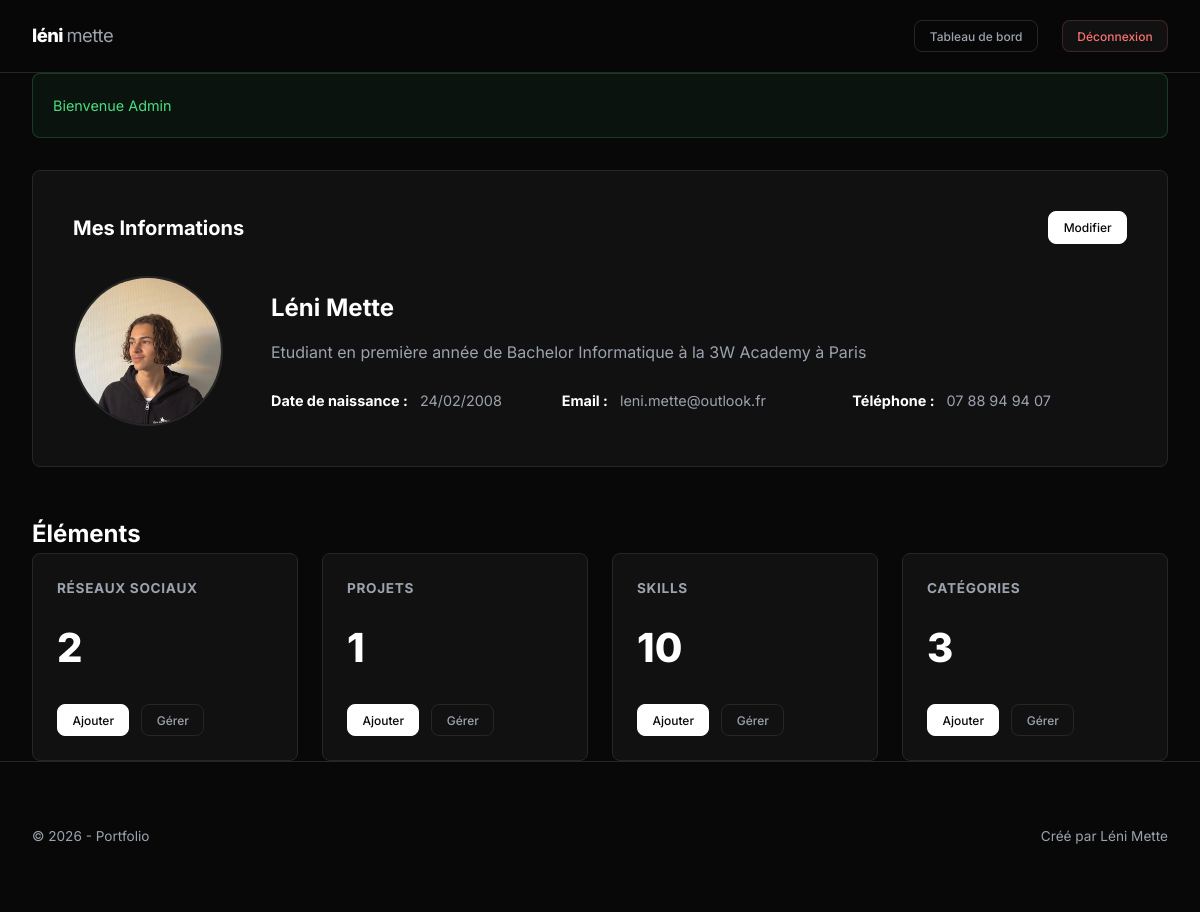
Page /index.php?action=admin-dashboard (signed in) on the committed database.
### tables this page shows
CREATE TABLE `profile` (
  `id` int(11) NOT NULL,
  `name` varchar(255) NOT NULL,
  `description` text,
  `date_of_birth` date DEFAULT NULL,
  `email` varchar(255) DEFAULT NULL,
  `phone_number` varchar(50) DEFAULT NULL,
  `id_image` int(11) DEFAULT NULL
);

CREATE TABLE `images` (
  `id` int(11) NOT NULL,
  `url` varchar(255) NOT NULL,
  `alt` varchar(255) DEFAULT NULL,
  `is_cover` tinyint(1) DEFAULT '0'
);

### controllers/AdminController.php (called while the page is built, shortened)
<?php
class AdminController extends AbstractController {
    public function index(): void {
        try {
            $projectRepo = new ProjectRepository();
            $categoryRepo = new CategoryRepository();
            $skillRepo = new SkillRepository();
            $socialRepo = new SocialRepository();
            $profileRepo = new ProfileRepository();
            $this->render('admin/dashboard', [
                'title' => 'Tableau de bord',
                'profile' => $profileRepo->findOne(),
                'stats' => [
                    'projects' => $projectRepo->countAll(),
                    'categories' => $categoryRepo->countAll(),
                    'socials' => $socialRepo->countAll(),
                    'skills' => $skillRepo->countAll()
                ]
            ]);
        } catch (\Exception $e) {
            error_log($e->getMessage());
            $this->setFlash('error', 'Erreur lors du chargement du tableau de bord.');
            $this->render('admin/dashboard', ['title' => 'Dashboard Admin', 'stats' => []]);
        }
    }
}

### index.php (called while the page is built, shortened)
<?php
spl_autoload_register(function ($class) {
    $relative_class = substr($class, 4);
    $parts = explode('\\', $relative_class);
    if (count($parts) > 1) {
        $parts[0] = strtolower($parts[0]);
    }
    $file = __DIR__ . '/' . implode('/', $parts) . '.php';
});
$router = new Routing();
$router->handleRequest();

### repository/AbstractRepository.php (called while the page is built, shortened)
<?php
abstract class AbstractRepository {
    public function __construct() {
        $this->db = Database::getInstance();
    }
}

### services/Database.php (called while the page is built, shortened)
<?php
class Database {
    private static $instance = null;
    private function __construct() {
        try {
            $this->pdo = new PDO(
                "mysql:host=" . DB_HOST . ";dbname=" . DB_NAME . ";charset=utf8mb4",
                DB_USER,
                DB_PASS,
                [
                    PDO::ATTR_ERRMODE => PDO::ERRMODE_EXCEPTION,
                    PDO::ATTR_DEFAULT_FETCH_MODE => PDO::FETCH_ASSOC,
                    PDO::ATTR_EMULATE_PREPARES => false,
                ]
            );
        } catch (PDOException $e) {
            die("Erreur de connexion : " . $e->getMessage());
        }
    }
    public static function getInstance() {
        if (self::$instance === null) {
            self::$instance = new self();
        }
        return self::$instance->pdo;
    }
}

### repository/ProfileRepository.php (called while the page is built, shortened)
<?php
class ProfileRepository extends AbstractRepository {
    public function findOne(): ?Profile {
        try {
            $stmt = $this->db->query("SELECT * FROM profile LIMIT 1");
            $profile = $stmt->fetchObject(Profile::class);
            return $profile ?: null;
        } catch (\PDOException $e) {
            error_log($e->getMessage());
            return null;
        }
    }
}

### models/Profile.php (called while the page is built, shortened)
<?php
class Profile {
    protected $name;
    protected $description;
    protected $date_of_birth;
    protected $email;
    protected $phone_number;
    protected $id_image;
    public function getName(): string { return $this->name ?? ''; }
    public function getDescription(): string { return $this->description ?? ''; }
    public function getDateOfBirth(): string { return $this->date_of_birth ?? ''; }
    public function getEmail(): string { return $this->email ?? ''; }
    public function getPhoneNumber(): string { return $this->phone_number ?? ''; }
    public function getImage(): ?Image {
        $imageRepo = new ImageRepository();
        return $imageRepo->find((int)$this->id_image);
    }
}

### repository/ImageRepository.php (called while the page is built, shortened)
<?php
class ImageRepository extends AbstractRepository {
    public function find(int $id): ?Image {
        try {
            $stmt = $this->db->prepare("SELECT * FROM images WHERE id = ?");
            $stmt->execute([$id]);
            $image = $stmt->fetchObject(Image::class);
            return $image ?: null;
        } catch (\PDOException $e) {
            error_log($e->getMessage());
            return null;
        }
    }
}

### models/Image.php (called while the page is built, shortened)
<?php
class Image {
    protected $url;
    public function getUrl(): string { return $this->url ?? ''; }
}

### views/admin/dashboard.phtml (the view)
<section class="admin-profile-card">
    <div class="profile-header">
        <h2 class="section-title">Mes Informations <a href="index.php?action=profile-form" class="btn btn-primary btn-sm">Modifier</a></h2>
    </div>
    <div class="profile-content">
        <div class="profile-img">
            <?php
                if ($profile && $profile->getImage()): ?>
                <img src="<?= htmlspecialchars($profile->getImage()->getUrl()) ?>" alt="Profil">
            <?php else: ?>
                <div class="img-placeholder">Aucune Image</div>
            <?php endif; ?>
        </div>
        <div class="profile-info">
            <h3><?= htmlspecialchars($profile ? $profile->getName() : 'Profile Non Initialisé') ?></h3>
            <div class="bio"><?= $profile ? $profile->getDescription() : 'Veuillez configurer votre profil.' ?></div>
            <ul class="info-list">
                <?php
                    if ($profile): ?>
                    <li><strong>Date de naissance :</strong> <?= (new DateTime($profile->getDateOfBirth()))->format('d/m/Y') ?></li>
                    <li><strong>Email :</strong> <?= htmlspecialchars($profile->getEmail()) ?></li>
                    <li><strong>Téléphone :</strong> <?= htmlspecialchars($profile->getPhoneNumber()) ?></li>
                <?php endif; ?>
            </ul>
        </div>
    </div>
</section>
<section class="admin-items">
    <h2 class="section-title">Éléments</h2>
    <div class="items-grid">
        <div class="item-card">
            <h3>Réseaux Sociaux</h3>
            <div class="count"><?= (int)($stats['socials'] ?? 0) ?></div>
            <div class="card-actions">
                <a href="index.php?action=social-form" class="btn btn-primary btn-sm">Ajouter</a>
                <a href="index.php?action=social-list" class="btn btn-secondary btn-sm">Gérer</a>
            </div>
        </div>
        <div class="item-card">
            <h3>Projets</h3>
            <div class="count"><?= (int)($stats['projects'] ?? 0) ?></div>
            <div class="card-actions">
                <a href="index.php?action=admin-form" class="btn btn-primary btn-sm">Ajouter</a>
                <a href="index.php?action=admin-list" class="btn btn-secondary btn-sm">Gérer</a>
            </div>
        </div>
        <div class="item-card">
            <h3>Skills</h3>
            <div class="count"><?= (int)($stats['skills'] ?? 0) ?></div>
            <div class="card-actions">
                <a href="index.php?action=skill-form" class="btn btn-primary btn-sm">Ajouter</a>
                <a href="index.php?action=skill-list" class="btn btn-secondary btn-sm">Gérer</a>
            </div>
        </div>
        <div class="item-card">
            <h3>Catégories</h3>
            <div class="count"><?= (int)($stats['categories'] ?? 0) ?></div>
            <div class="card-actions">
                <a href="index.php?action=category-form" class="btn btn-primary btn-sm">Ajouter</a>
                <a href="index.php?action=category-list" class="btn btn-secondary btn-sm">Gérer</a>
            </div>
        </div>
    </div>
</section>

### views/layout.phtml (shortened to what this page needs)
<!DOCTYPE html>
<html lang="fr">
<head>
    <link rel="stylesheet" href="assets/css/index.css?v=2.1">
</head>
<body>
    <header>
        <div class="container">
            <a href="index.php?action=home" class="logo">
                <?php
                    if (isset($profile) && $profile):
                    $parts = explode(' ', $profile->getName());
                ?>
                    <?= htmlspecialchars($parts[0] ?? 'Portfolio') ?> <span><?= htmlspecialchars($parts[1] ?? '') ?></span>
                <?php else: ?>
                    Mon <span>Portfolio</span>
                <?php endif; ?>
            </a>
            <div class="header-nav">
                <?php
                    if (isset($_SESSION['user'])): ?>
                    <a href="index.php?action=admin-dashboard" class="btn btn-secondary btn-sm">Tableau de bord</a>
                    <a href="index.php?action=logout" class="btn btn-danger btn-sm">Déconnexion</a>
                <?php else: ?>
                    <a href="index.php?action=login" class="nav-icon-admin" title="Connexion">
                        <i data-lucide="shield" style="width:20px; height:20px;"></i>
                    </a>
                <?php endif; ?>
            </div>
        </div>
    </header>
    <main class="container">
        <?php
            if (isset($_SESSION['flash'])): ?>
            <?php foreach ($_SESSION['flash'] as $type => $message): ?>
                <div class="alert alert-<?= $type ?>">
                    <?= htmlspecialchars($message) ?>
                </div>
            <?php endforeach;
            unset($_SESSION['flash']); ?>
        <?php endif; ?>
        <?php
            include __DIR__ . '/' . $content . '.phtml'; ?>
    </main>
    <footer>
        <div class="container">
            <div class="footer-left">
                &copy; <?= date('Y') ?> - Portfolio
            </div>
            <div class="footer-right">
                <?php if (isset($profile) && $profile): ?>
                    Créé par <?= htmlspecialchars($profile->getName()) ?>
                <?php endif; ?>
            </div>
        </div>
    </footer>
</body>
</html>

### assets/css/index.css (style rules this page uses)
:root { --bg: #080808; --surface: #111111; --surface-hover: #161616; --text: #ffffff; --dim-text: #9ca3af; --border: #262626; --accent: #6366f1; --accent-rgb: 99, 102, 241; --primary: #6366f1; --radius: 8px; --font-main: Inter, system-ui, -apple-system, sans-serif; --font-title: Outfit, sans-serif; }
* { box-sizing: border-box; margin: 0; padding: 0; }
body { background-color: var(--bg); color: var(--text); font-family: var(--font-main); line-height: 1.6; -webkit-font-smoothing: antialiased; }
.container { max-width: 1400px; margin: 0 auto; padding: 0 1.5rem; }
@media (min-width: 768px) { .container { padding: 0 2rem; } }
a { text-decoration: none; color: inherit; transition: var(--transition); }
.btn { display: inline-flex; align-items: center; justify-content: center; padding: 0.6rem 1.2rem; border-radius: var(--radius); font-size: 0.85rem; font-weight: 500; transition: var(--transition); background: var(--surface); border: 1px solid var(--border); cursor: pointer; color: var(--text); }
.btn-primary { background: var(--text); color: var(--bg); border-color: var(--text); }
.btn-secondary { background: transparent; border-color: var(--border); color: var(--dim-text); }
.btn-danger { color: #f87171; border-color: rgba(248, 113, 113, 0.2); }
.btn-sm { padding: 0.35rem 0.9rem; font-size: 0.75rem; }
.alert { padding: 1.25rem; border-radius: var(--radius); margin-bottom: 2rem; font-size: 0.9rem; border: 1px solid var(--border); }
.alert-success { color: #4ade80; border-color: rgba(74, 222, 128, 0.2); background: rgba(74, 222, 128, 0.05); }
header { background: rgba(8, 8, 8, 0.85); backdrop-filter: blur(12px); -webkit-backdrop-filter: blur(12px); border-bottom: 1px solid var(--border); padding: 1.25rem 0; position: sticky; top: 0; z-index: 100; }
header .container { display: flex; justify-content: space-between; align-items: center; }
header .logo { font-size: 1.15rem; font-weight: 800; text-transform: lowercase; letter-spacing: -0.03em; color: var(--text); }
header .logo span { color: var(--dim-text); font-weight: 400; }
header .header-nav { display: flex; gap: 1.5rem; align-items: center; }
footer { padding: 4rem 0; border-top: 1px solid var(--border); color: var(--dim-text); font-size: 0.85rem; }
footer .container { display: flex; flex-direction: column; gap: 1rem; }
@media (min-width: 768px) { footer .container { flex-direction: row; justify-content: space-between; } }
.admin-items { margin-top: 3rem; }
.items-grid { display: grid; grid-template-columns: repeat(auto-fit, minmax(240px, 1fr)); gap: 1.5rem; }
.item-card { background: var(--surface); border: 1px solid var(--border); border-radius: var(--radius); padding: 1.5rem; transition: var(--transition); }
.item-card h3 { font-size: 0.85rem; color: var(--dim-text); text-transform: uppercase; letter-spacing: 0.05em; margin-bottom: 1rem; }
.item-card .count { font-size: 2.5rem; font-weight: 800; margin-bottom: 1.5rem; display: block; }
.item-card .card-actions { display: flex; gap: 0.75rem; }
.admin-profile-card { background: var(--surface); border: 1px solid var(--border); border-radius: var(--radius); padding: 2.5rem; margin-bottom: 3rem; }
.admin-profile-card .profile-header { margin-bottom: 2rem; }
.admin-profile-card .profile-header .section-title { display: flex; justify-content: space-between; align-items: center; font-size: 1.25rem; margin: 0; }
.admin-profile-card .profile-content { display: flex; gap: 3rem; align-items: center; }
.admin-profile-card .profile-img img, .admin-profile-card .img-placeholder { width: 150px; height: 150px; border-radius: 50%; object-fit: cover; border: 2px solid var(--border); background: var(--bg); display: flex; align-items: center; justify-content: center; color: var(--dim-text); font-size: 0.8rem; flex-shrink: 0; }
.admin-profile-card .profile-info { flex: 1; }
.admin-profile-card .profile-info h3 { font-size: 1.5rem; margin-bottom: 0.75rem; }
.admin-profile-card .profile-info .bio { color: var(--dim-text); margin-bottom: 1.5rem; line-height: 1.6; }
.admin-profile-card .profile-info .info-list { list-style: none; padding: 0; display: grid; grid-template-columns: repeat(auto-fit, minmax(200px, 1fr)); gap: 1rem; }
.admin-profile-card .profile-info .info-list li { font-size: 0.9rem; color: var(--dim-text); }
.admin-profile-card .profile-info .info-list li strong { color: var(--text); margin-right: 0.5rem; }

### rows in the picture
profile: name "léni", name "mette", id_image.url (picture), name "Léni Mette", description "Etudiant en première année de Bachelor Informatique à la 3W Academy à Paris", date_of_birth "24/02/2008", email "leni.mette@outlook.fr", phone_number "07 88 94 94 07"

### other values in the picture
$message "Bienvenue Admin"
$stats['socials'] "2"
$stats['projects'] "1"
$stats['skills'] "10"
$stats['categories'] "3"
